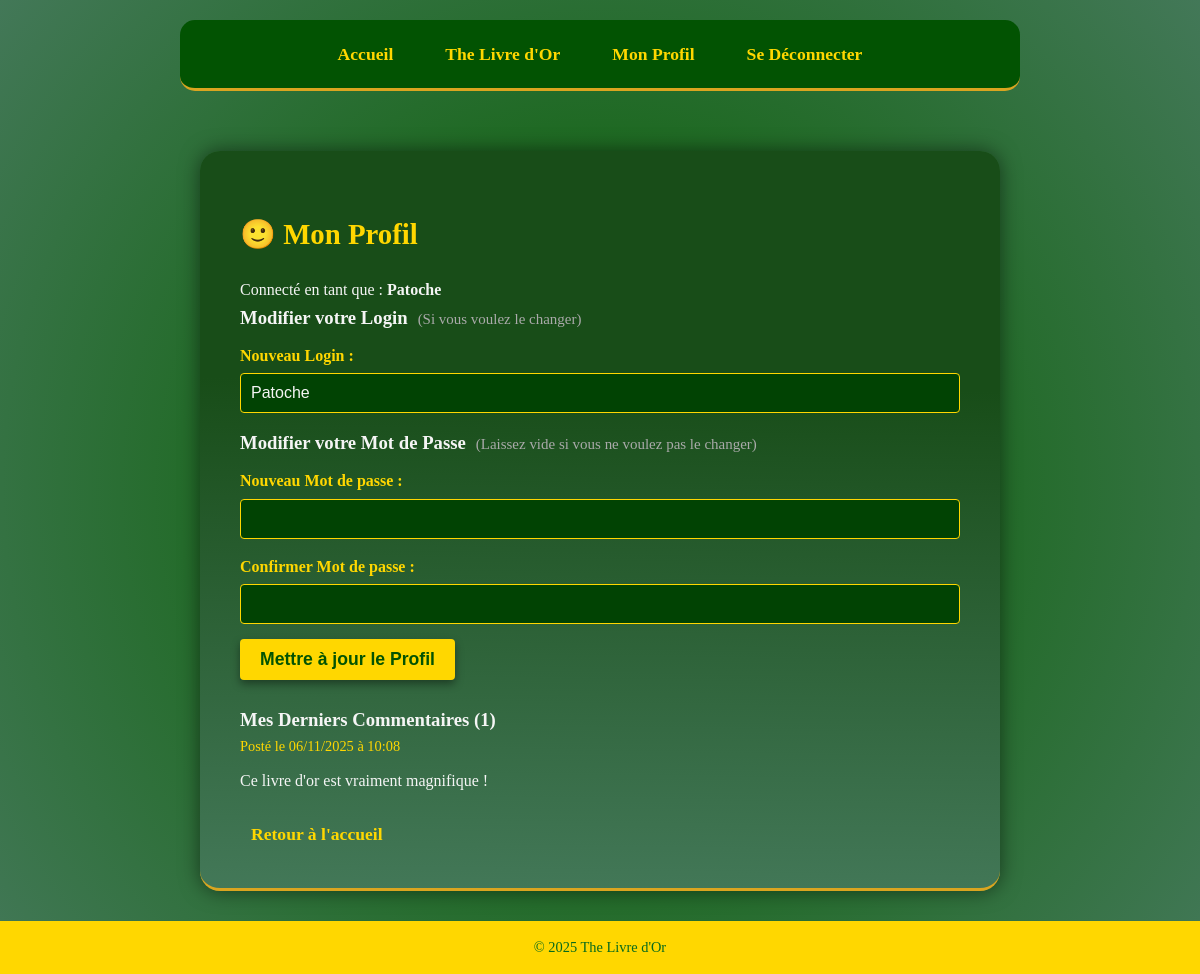
Page /profil.php (signed in) on the committed database.
### tables this page shows
CREATE TABLE `utilisateurs` (
  `id` int NOT NULL,
  `login` varchar(255) NOT NULL,
  `password` varchar(255) NOT NULL
);

CREATE TABLE `commentaires` (
  `id` int NOT NULL,
  `commentaire` text NOT NULL,
  `id_utilisateur` int NOT NULL,
  `date` datetime NOT NULL
);

### model/user-model.php (called while the page is built, shortened)
<?php
class UserModel {
    private $bdd;
    public function __construct() {
        $host = 'localhost';
        $dbname = 'livreor';
        $username = 'root';
        $password = '';
        try {
            $this->bdd = new PDO("mysql:host=$host;dbname=$dbname;charset=utf8", $username, $password);
            $this->bdd->setAttribute(PDO::ATTR_ERRMODE, PDO::ERRMODE_EXCEPTION);
        } catch (Exception $e) {
            die('Erreur de connexion à la base de données : ' . $e->getMessage());
        }
    }
    public function getUserById($id) {
        $requete = $this->bdd->prepare("SELECT id, login FROM utilisateurs WHERE id = ?");
        $requete->execute([$id]);
        return $requete->fetch(PDO::FETCH_ASSOC);
    }
}

### model/comment-model.php (called while the page is built, shortened)
<?php
class CommentModel {
    private $bdd;
    public function __construct() {
        $host = 'localhost';
        $dbname = 'livreor';
        $username = 'root';
        $password = '';
        try {
            $this->bdd = new PDO("mysql:host=$host;dbname=$dbname;charset=utf8", $username, $password);
            $this->bdd->setAttribute(PDO::ATTR_ERRMODE, PDO::ERRMODE_EXCEPTION);
        } catch (Exception $e) {
            die('Erreur de connexion à la base de données : ' . $e->getMessage());
        }
    }
public function getCommentsByUserId($user_id) {
    $requete = $this->bdd->prepare("
        SELECT
            commentaire,
            date
        FROM
            commentaires
        WHERE
            id_utilisateur = ?
        ORDER BY
            date DESC
    ");
    $requete->execute([$user_id]);
    return $requete->fetchAll(PDO::FETCH_ASSOC);
}
}

### profil.php (the view, shortened to what this page needs)
<?php
require_once('model/user-model.php');
require_once('model/comment-model.php');
$userModel = new UserModel();
$commentModel = new CommentModel();
$user_id = $_SESSION['user_id'];
$utilisateur = $userModel->getUserById($user_id);
$commentaires_utilisateur = $commentModel->getCommentsByUserId($user_id);
include('includes/header.php');
?>
    <main>
        <h2>🙂 Mon Profil</h2>
        <p>Connecté en tant que : <strong><?= htmlspecialchars($utilisateur['login']) ?></strong></p>
        <form action="profil.php" method="POST">
            <h3>Modifier votre Login <span class="note-profil">(Si vous voulez le changer)</span></h3>
            <div>
                <label for="new_login">Nouveau Login :</label>
                <input type="text" id="new_login" name="new_login"
                       value="<?= htmlspecialchars($utilisateur['login']) ?>" required>
            </div>
            <h3>Modifier votre Mot de Passe
            <span class="note-profil">(Laissez vide si vous ne voulez pas le changer)</span>
            </h3>
            <div>
                <label for="new_password">Nouveau Mot de passe :</label>
                <input type="password" id="new_password" name="new_password">
            </div>
            <div>
                <label for="conf_password">Confirmer Mot de passe :</label>
                <input type="password" id="conf_password" name="conf_password">
            </div>
            <button type="submit" name="submit_profil">Mettre à jour le Profil</button>
        </form>
        <section id="mes-commentaires">
            <h3>Mes Derniers Commentaires (<?= count($commentaires_utilisateur) ?>)</h3>
            <?php if (empty($commentaires_utilisateur)): ?>
                <p>Vous n'avez pas encore posté de commentaire.</p>
                <br>
            <?php else: ?>
                <?php foreach ($commentaires_utilisateur as $commentaire): ?>
                    <article class="commentaire-profil">
                        <p class="meta">
                            Posté le <?= date('d/m/Y à H:i', strtotime($commentaire['date'])) ?>
                        </p>
                        <p class="contenu">
                            <?= nl2br(htmlspecialchars($commentaire['commentaire'])) ?>
                        </p>
                        <br>
                    </article>
                     <?php endforeach; ?>
            <?php endif; ?>
        </section>
        <p><a href="index.php">Retour à l'accueil</a></p>
    </main>
<?php
include('includes/footer.php');
?>

### css/style.css (style rules this page uses)
:root { background: #166616; background: radial-gradient(circle, rgba(22, 102, 22, 1) 32%, rgba(67, 120, 88, 1) 100%); --color-text-primary: #f5f5f5; --color-accent: #DAA520; --color-accent-light: #FFD700; --color-border: #444; --font-primary: 'Georgia', serif; }
* { margin: 0; padding: 0; box-sizing: border-box; }
body { font-family: var(--font-primary); background-color: var(--color-background); color: var(--color-text-primary); line-height: 1.6; display: flex; flex-direction: column; align-items: center; min-height: 100vh; }
h2 { font-size: 1.8em; color: var(--color-accent-light); margin-top: 20px; margin-bottom: 15px; padding-bottom: 5px; }
main { width: 90%; max-width: 800px; padding: 40px; margin: 30px auto; background: #184d18; background: linear-gradient(181deg, rgba(24, 77, 24, 1) 32%, rgba(67, 120, 88, 1) 100%); border-bottom: 3px solid var(--color-accent); box-shadow: 0 0 20px rgba(0, 0, 0, 0.5); border-radius: 20px; }
form div { margin-bottom: 15px; }
label { display: block; margin-bottom: 5px; color: var(--color-accent-light); font-weight: bold; }
input[type="text"], input[type="password"], textarea { width: 100%; padding: 10px; border: 1px solid var(--color-accent-light); background-color: #014303; color: var(--color-text-primary); font-size: 1em; border-radius: 4px; transition: border-color 0.3s; }
button[type="submit"] { background-color: var(--color-accent-light); color: #025302; padding: 10px 20px; border: none; cursor: pointer; font-size: 1.1em; font-weight: bold; margin-bottom: 25px; border-radius: 4px; transition: background-color 0.3s; box-shadow: 0 4px 8px rgba(0, 0, 0, 0.4); }
.note-profil { font-size: 0.8em; font-weight: normal; color: #AAAAAA; margin-left: 10px; display: inline-block; }
form h3 { display: flex; align-items: baseline; margin-bottom: 10px; }
nav a, main a { color: var(--color-accent-light); text-decoration: none; transition: color 0.3s; border: 1px solid transparent; border-radius: 8px; font-size: 1.1em; font-weight: bold; padding: 5px 10px; border-bottom: 2px solid transparent; }
.meta { font-size: 0.9em; color: var(--color-accent-light); margin-bottom: 10px; }

### rows in the picture
utilisateurs: login "Patoche", new_login "Patoche"
commentaires: date "06/11/2025 à 10:08", commentaire "Ce livre d'or est vraiment magnifique !"

### other values in the picture
count($commentaires_utilisateur) "1"
